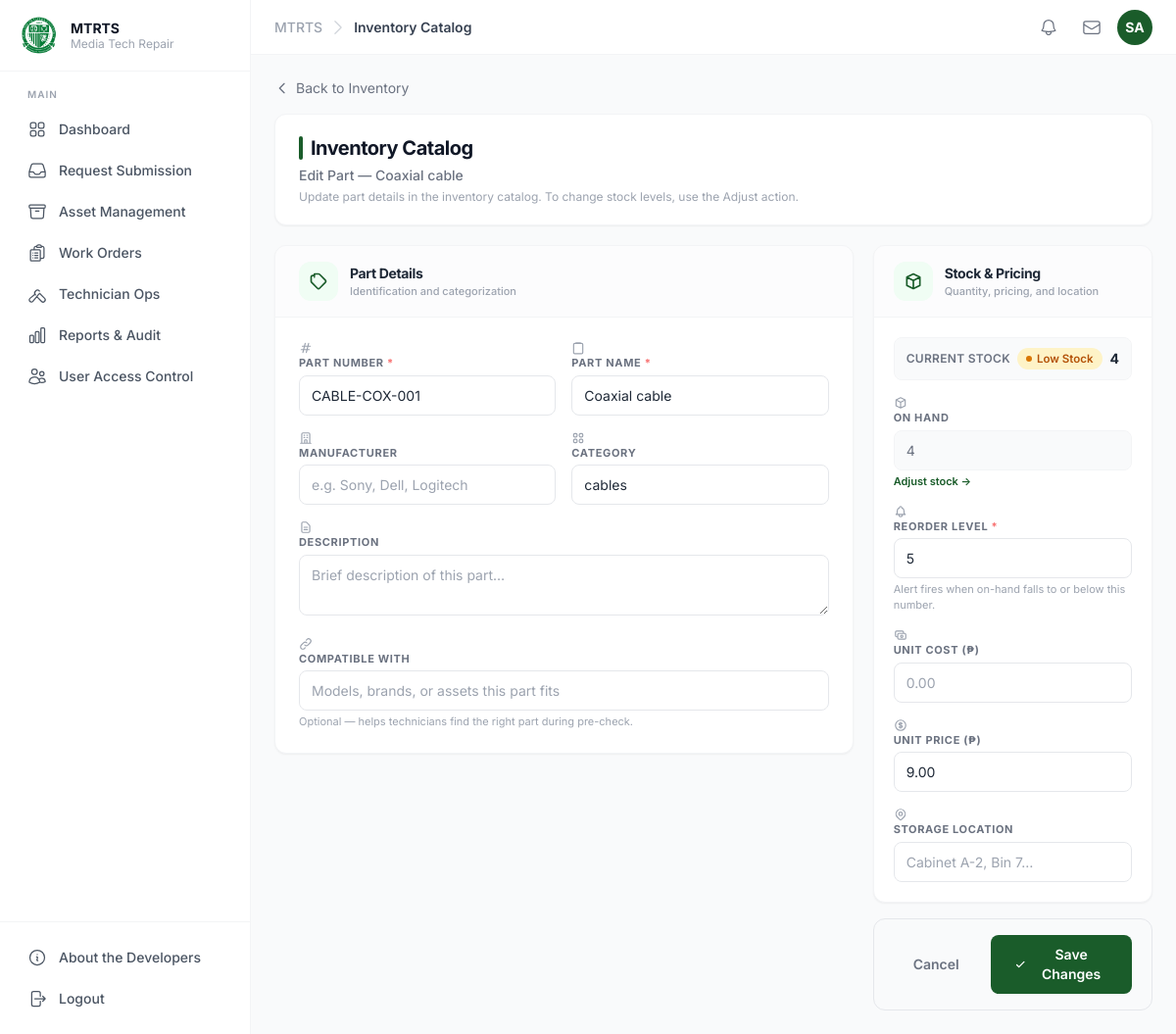
The page /modules/inventory/edit.php?id=8 (signed in) on the database its author committed.
### tables this page shows
CREATE TABLE parts_inventory (
  part_id          INT           PRIMARY KEY AUTO_INCREMENT,
  part_number      VARCHAR(100)  NOT NULL UNIQUE,
  part_name        VARCHAR(150)  NOT NULL,
  description      VARCHAR(255)  NULL,
  manufacturer     VARCHAR(100)  NULL,
  category         VARCHAR(100)  NULL,
  compatible_with  VARCHAR(500)  NULL,
  quantity_on_hand INT           NOT NULL DEFAULT 0,
  reorder_level    INT           NOT NULL DEFAULT 5,
  unit_cost        DECIMAL(10,2) NULL,
  unit_price       DECIMAL(10,2) NULL,
  storage_location VARCHAR(100)  NULL,
  is_active        TINYINT(1)    NOT NULL DEFAULT 1,
  created_at       DATETIME      NOT NULL DEFAULT CURRENT_TIMESTAMP,
  updated_at       DATETIME      NOT NULL DEFAULT CURRENT_TIMESTAMP ON UPDATE CURRENT_TIMESTAMP
);

### modules/inventory/edit.php (called while the page is built, shortened)
<?php
require_once __DIR__ . '/../../config/guard.php';
require_once __DIR__ . '/functions.php';
$id = (int)($_GET['id'] ?? 0);
$part = $id > 0 ? get_part($pdo, $id) : null;
$is_edit  = true;
$old      = $_SESSION['inv_form_old'] ?? [];
require __DIR__ . '/_form.view.php';
require_once __DIR__ . '/../../includes/footer.php';

### modules/inventory/functions.php (called while the page is built, shortened)
<?php
function get_part(PDO $pdo, int $part_id): ?array {
    $stmt = $pdo->prepare("SELECT * FROM parts_inventory WHERE part_id = ? LIMIT 1");
    $stmt->execute([$part_id]);
    $r = $stmt->fetch(PDO::FETCH_ASSOC);
    return $r ?: null;
}

### modules/inventory/_form.view.php (the view, shortened to what this page needs)
<?php
$old     = $old ?? [];
$part    = $part ?? [];
$errors  = $errors ?? [];
$is_edit = $is_edit ?? false;
$v = function(string $k, $default = '') use ($old, $part) {
    if (array_key_exists($k, $old))  return htmlspecialchars((string)$old[$k]);
    if (array_key_exists($k, $part)) return htmlspecialchars((string)$part[$k]);
    return htmlspecialchars((string)$default);
};
$e = fn(string $k) => isset($errors[$k]) ? 'fin-err' : '';
$_stock_class = '';
$_stock_label = '';
if ($is_edit && isset($part['quantity_on_hand'])) {
    $qty = (int)$part['quantity_on_hand'];
    $rl  = (int)$part['reorder_level'];
    if ($qty <= 0)       { $_stock_class = 'stock-out'; $_stock_label = 'Out of Stock'; }
    elseif ($qty <= $rl) { $_stock_class = 'stock-low'; $_stock_label = 'Low Stock'; }
    else                 { $_stock_class = 'stock-ok';  $_stock_label = 'In Stock'; }
}
?>
<div class="flex items-center gap-2 mb-4">
  <a href="index.php"
     class="inline-flex items-center gap-1.5 text-sm text-gray-500 hover:text-gray-900 transition-colors">
    <svg class="w-4 h-4" fill="none" viewBox="0 0 24 24" stroke="currentColor" stroke-width="2">
      <path stroke-linecap="round" stroke-linejoin="round" d="M15 19l-7-7 7-7"/>
    </svg>
    Back to Inventory
  </a>
</div>
<div class="bg-white rounded-xl shadow-sm border border-gray-100 px-6 py-5 mb-5">
  <h2 class="text-xl font-bold text-gray-900 tracking-tight flex items-center gap-2">
    <span class="block w-1 h-6 bg-olfu-green rounded-full flex-shrink-0"></span>
    Inventory Catalog
  </h2>
  <p class="text-sm text-gray-500 mt-1 font-medium">
    <?= $is_edit ? 'Edit Part — ' . htmlspecialchars($part['part_name'] ?? '') : 'Add New Part' ?>
  </p>
  <p class="text-xs text-gray-400 mt-1">
    <?= $is_edit
      ? 'Update part details in the inventory catalog. To change stock levels, use the Adjust action.'
      : 'Register a new part in the inventory catalog. Initial stock is recorded in the audit log.' ?>
  </p>
</div>
<form method="POST" action="save.php" class="grid grid-cols-1 lg:grid-cols-3 gap-5">
  <div class="lg:col-span-2 space-y-5">
    <div class="bg-white rounded-xl shadow-sm border border-gray-100 overflow-hidden">
      <div class="flex items-center gap-3 px-6 py-4 border-b border-gray-100 bg-gray-50/50">
        <div class="w-10 h-10 rounded-xl bg-green-50 flex items-center justify-center flex-shrink-0">
          <svg class="w-5 h-5 text-olfu-green" fill="none" viewBox="0 0 24 24" stroke="currentColor" stroke-width="2">
            <path stroke-linecap="round" stroke-linejoin="round" d="M7 7h.01M7 3h5c.512 0 1.024.195 1.414.586l7 7a2 2 0 010 2.828l-7 7a2 2 0 01-2.828 0l-7-7A2 2 0 013 12V7a2 2 0 012-2h2z"/>
          </svg>
        </div>
        <div>
          <p class="text-sm font-bold text-gray-800 tracking-tight">Part Details</p>
          <p class="text-[11px] text-gray-400 font-medium">Identification and categorization</p>
        </div>
      </div>
      <div class="p-6">
        <div class="grid grid-cols-1 md:grid-cols-2 gap-4">
          <div>
            <label class="flbl flex items-center gap-1.5">
              <svg class="w-3.5 h-3.5 text-gray-400 flex-shrink-0" fill="none" viewBox="0 0 24 24" stroke="currentColor" stroke-width="2">
                <path stroke-linecap="round" stroke-linejoin="round" d="M7 20l4-16m2 16l4-16M6 9h14M4 15h14"/>
              </svg>
              Part Number <span class="text-red-400">*</span>
            </label>
            <input type="text" name="part_number" value="<?= $v('part_number') ?>"
                   class="fin <?= $e('part_number') ?>" placeholder="e.g. PN-00142" required>
          </div>
          <div>
            <label class="flbl flex items-center gap-1.5">
              <svg class="w-3.5 h-3.5 text-gray-400 flex-shrink-0" fill="none" viewBox="0 0 24 24" stroke="currentColor" stroke-width="2">
                <path stroke-linecap="round" stroke-linejoin="round" d="M16 4h2a2 2 0 012 2v14a2 2 0 01-2 2H6a2 2 0 01-2-2V6a2 2 0 012-2h2m0 0V3h8v1m0 0H8"/>
              </svg>
              Part Name <span class="text-red-400">*</span>
            </label>
            <input type="text" name="part_name" value="<?= $v('part_name') ?>"
                   class="fin <?= $e('part_name') ?>" placeholder="e.g. HDMI Cable 2m" required>
          </div>
          <div>
            <label class="flbl flex items-center gap-1.5">
              Manufacturer
            </label>
            <input type="text" name="manufacturer" value="<?= $v('manufacturer') ?>"
                   class="fin" placeholder="e.g. Sony, Dell, Logitech">
          </div>
          <div>
            <label class="flbl flex items-center gap-1.5">
              Category
            </label>
            <input type="text" name="category" value="<?= $v('category') ?>"
                   class="fin" placeholder="e.g. cables, projector, audio…"
                   list="category-list" autocomplete="off">
          </div>
          <div class="md:col-span-2">
            <label class="flbl flex items-center gap-1.5">
              <svg class="w-3.5 h-3.5 text-gray-400 flex-shrink-0" fill="none" viewBox="0 0 24 24" stroke="currentColor" stroke-width="2">
                <path stroke-linecap="round" stroke-linejoin="round" d="M9 12h6m-6 4h6m2 5H7a2 2 0 01-2-2V5a2 2 0 012-2h5.586a1 1 0 01.707.293l5.414 5.414a1 1 0 01.293.707V19a2 2 0 01-2 2z"/>
              </svg>
              Description
            </label>
            <textarea name="description" rows="2" class="fin"
                      placeholder="Brief description of this part…"><?= $v('description') ?></textarea>
          </div>
          <div class="md:col-span-2">
            <label class="flbl flex items-center gap-1.5">
              <svg class="w-3.5 h-3.5 text-gray-400 flex-shrink-0" fill="none" viewBox="0 0 24 24" stroke="currentColor" stroke-width="2">
                <path stroke-linecap="round" stroke-linejoin="round" d="M13.828 10.172a4 4 0 00-5.656 0l-4 4a4 4 0 105.656 5.656l1.102-1.101m-.758-4.899a4 4 0 005.656 0l4-4a4 4 0 00-5.656-5.656l-1.1 1.1"/>
              </svg>
              Compatible With
            </label>
            <input type="text" name="compatible_with" value="<?= $v('compatible_with') ?>"
                   class="fin" placeholder="Models, brands, or assets this part fits">
            <p class="fhint">Optional — helps technicians find the right part during pre-check.</p>
          </div>
        </div>
      </div>
    </div>
  </div>
  <div class="space-y-4">
    <div class="bg-white rounded-xl shadow-sm border border-gray-100 overflow-hidden">
      <div class="flex items-center gap-3 px-5 py-4 border-b border-gray-100 bg-gray-50/50">
        <div class="w-10 h-10 rounded-xl bg-green-50 flex items-center justify-center flex-shrink-0">
          <svg class="w-5 h-5 text-olfu-green" fill="none" viewBox="0 0 24 24" stroke="currentColor" stroke-width="2">
            <path stroke-linecap="round" stroke-linejoin="round" d="M20 7l-8-4-8 4m16 0l-8 4m8-4v10l-8 4m0-10L4 7m8 4v10M4 7v10l8 4"/>
          </svg>
        </div>
        <div>
          <p class="text-sm font-bold text-gray-800 tracking-tight">Stock &amp; Pricing</p>
          <p class="text-[11px] text-gray-400 font-medium">Quantity, pricing, and location</p>
        </div>
      </div>
      <div class="p-5 space-y-4">
        <?php if ($is_edit): ?>
        <div class="flex items-center justify-between bg-gray-50 rounded-lg px-3 py-2.5 border border-gray-100">
          <span class="text-xs font-semibold text-gray-500 uppercase tracking-wide">Current Stock</span>
          <div class="flex items-center gap-2">
            <span class="stock-pill <?= $_stock_class ?>">
              <span class="bdot"></span><?= $_stock_label ?>
            </span>
            <span class="text-sm font-bold text-gray-800"><?= (int)$part['quantity_on_hand'] ?></span>
          </div>
        </div>
        <?php endif; ?>
        <?php if (!$is_edit): ?>
          <div>
            <label class="flbl flex items-center gap-1.5">
              <svg class="w-3.5 h-3.5 text-gray-400 flex-shrink-0" fill="none" viewBox="0 0 24 24" stroke="currentColor" stroke-width="2">
                <path stroke-linecap="round" stroke-linejoin="round" d="M20 7l-8-4-8 4m16 0l-8 4m8-4v10l-8 4m0-10L4 7m8 4v10M4 7v10l8 4"/>
              </svg>
              Initial Quantity
            </label>
            <input type="number" name="initial_qty" value="<?= $v('initial_qty', '0') ?>"
                   min="0" class="fin">
            <p class="fhint">Starting on-hand count. Use Adjust later to change stock.</p>
          </div>
        <?php else: ?>
          <div>
            <label class="flbl flex items-center gap-1.5">
              <svg class="w-3.5 h-3.5 text-gray-400 flex-shrink-0" fill="none" viewBox="0 0 24 24" stroke="currentColor" stroke-width="2">
                <path stroke-linecap="round" stroke-linejoin="round" d="M20 7l-8-4-8 4m16 0l-8 4m8-4v10l-8 4m0-10L4 7m8 4v10M4 7v10l8 4"/>
              </svg>
              On Hand
            </label>
            <input type="number" value="<?= (int)$part['quantity_on_hand'] ?>" class="fin" readonly>
            <p class="fhint">
              <a href="adjust.php?id=<?= (int)$part['part_id'] ?>"
                 class="text-olfu-green font-semibold hover:underline">Adjust stock →</a>
            </p>
          </div>
        <?php endif; ?>
        <div>
          <label class="flbl flex items-center gap-1.5">
            Reorder Level <span class="text-red-400">*</span>
          </label>
          <input type="number" name="reorder_level" value="<?= $v('reorder_level', '5') ?>"
                 min="0" class="fin <?= $e('reorder_level') ?>" required>
          <p class="fhint">Alert fires when on-hand falls to or below this number.</p>
        </div>
        <div>
          <label class="flbl flex items-center gap-1.5">
            Unit Cost (₱)
          </label>
          <input type="number" step="0.01" name="unit_cost" value="<?= $v('unit_cost') ?>"
                 min="0" class="fin" placeholder="0.00">
        </div>
        <div>
          <label class="flbl flex items-center gap-1.5">
            Unit Price (₱)
          </label>
          <input type="number" step="0.01" name="unit_price" value="<?= $v('unit_price') ?>"
                 min="0" class="fin" placeholder="0.00">
        </div>
        <div>
          <label class="flbl flex items-center gap-1.5">
            Storage Location
          </label>
          <input type="text" name="storage_location" value="<?= $v('storage_location') ?>"
                 class="fin" placeholder="Cabinet A-2, Bin 7…">
        </div>
      </div>
    </div>
    <div class="bg-gray-50 border border-gray-200 rounded-xl px-5 py-4 flex items-center justify-end gap-3">
      <a href="index.php"
         class="text-sm font-semibold text-gray-500 hover:text-gray-800 px-5 py-2.5 rounded-lg hover:bg-gray-200 transition-colors">
        Cancel
      </a>
      <button type="submit"
              class="inline-flex items-center gap-2 bg-olfu-green hover:bg-olfu-green-md text-white text-sm font-semibold px-6 py-2.5 rounded-lg transition-colors">
        <svg class="w-4 h-4" fill="none" viewBox="0 0 24 24" stroke="currentColor" stroke-width="2.5">
          <?php if ($is_edit): ?>
            <path stroke-linecap="round" stroke-linejoin="round" d="M5 13l4 4L19 7"/>
          <?php else: ?>
            <path stroke-linecap="round" stroke-linejoin="round" d="M12 5v14M5 12h14"/>
          <?php endif; ?>
        </svg>
        <?= $is_edit ? 'Save Changes' : 'Create Part' ?>
      </button>
    </div>
  </div>
</form>

### public/assets/css/typography.css (style rules this page uses)
*, *::before, *::after { font-family: 'Inter', ui-sans-serif, system-ui, -apple-system, sans-serif; }

### modules/inventory/_styles.php (style rules this page uses)
.stock-pill { display:inline-flex;align-items:center;padding:3px 9px;border-radius:20px;font-size:11.5px;font-weight:600;line-height:1.4; }
.stock-pill .bdot { width:6px;height:6px;border-radius:50%;margin-right:5px;flex-shrink:0;display:inline-block; }
.stock-low { background:#fef3c7;color:#b45309; }
.stock-low .bdot { background:#d97706; }
.flbl { font-size:11px;font-weight:700;text-transform:uppercase;letter-spacing:.06em;color:#6b7280;display:block;margin-bottom:4px; }
.fin { width:100%;padding:9px 12px;border:1.5px solid #e5e7eb;border-radius:8px;font-size:14px;font-family:inherit;color:#1f2937;outline:none;transition:all .15s;background:#fff; }
.fin[readonly] { background:#f9fafb;color:#6b7280;cursor:default;border-color:#f3f4f6; }
.fhint { font-size:11px;color:#9ca3af;margin-top:4px;line-height:1.4; }

### rows shown on the page
parts_inventory: part_name "Coaxial cable", part_number "CABLE-COX-001", category "cables", _stock_label "Low Stock", quantity_on_hand "4", reorder_level "5", unit_price "9.00"

### other values the page prints
$label "Request Submission"
$label "Asset Management"
$label "Work Orders"
$label "Technician Ops"
$label "Reports & Audit"
$label "User Access Control"
$page_title "Inventory Catalog"
$initials "SA"
